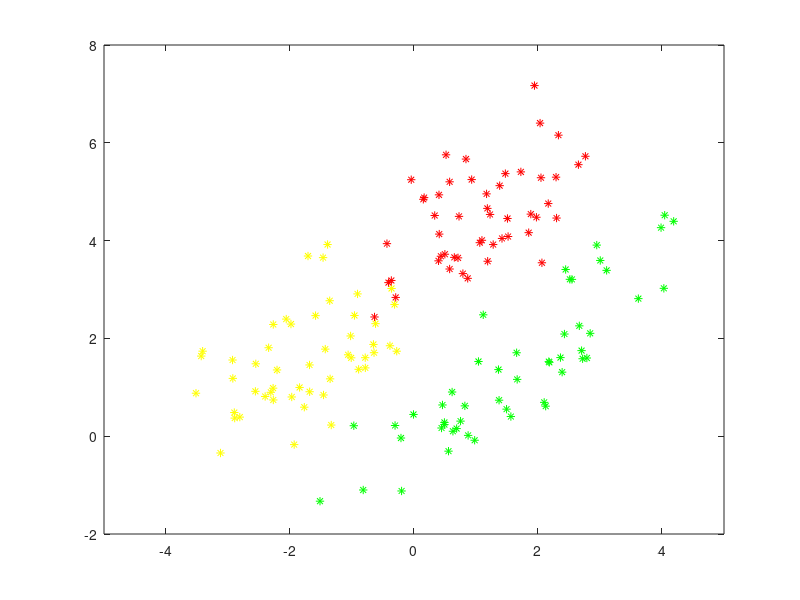

Write the MATLAB code that produced this figure.
% Code modified by Francisco Azevedo and Duarte Dias at IST,Lisbon 2017

load('data1.mat');
% To change between test and train plot switch xtest with xtrain
%Green  -> Class 1
%Yellow -> Class 2
%Red    -> Class 3
for i = 1:50
    x = xtrain(1, i);
    y = xtrain(2, i);
    plot(x, y, 'g*')
    axis([-5 5 -2 8]);
    hold on
end

for i = 51:100
    x = xtrain(1, i);
    y = xtrain(2, i);
    plot(x, y, 'y*')
    axis([-5 5 -2 8]);
    hold on
end

for i = 101:150
    x = xtrain(1, i);
    y = xtrain(2, i);
    plot(x, y, 'r*')
    axis([-5 5 -2 8]);
    hold on
end